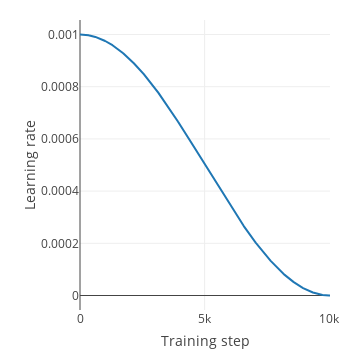

The cell this chart's notebook holds for it:
### Code cell
n_valid = n_all // 5 // 8 * 8
n_train = n_all - n_valid

total_steps = n_train // BATCH_SIZE * EPOCHS
lr_func = fw.train.cosine_lr(init_lr=LEARNING_RATE, total_steps=total_steps)
fw.plt.plot_lr_func(lr_func, total_steps)

### Figure 1 — Plotly figure (JSON) as saved in the notebook; plotly's stock layout.template omitted (floating-point values rounded to 4 significant figures; data arrays with more than 128 entries replaced by an {"elided": "..."} marker saying what was removed)
{"data": [{"y": {"elided": "10032 float values"}, "type": "scatter", "uid": "ec8785d3-8111-48e6-a284-4941c08a499b"}], "layout": {"autosize": false, "yaxis": {"title": {"text": "Learning rate"}}, "height": 350, "width": 350, "xaxis": {"title": {"text": "Training step"}}, "margin": {"r": 20, "b": 40, "l": 80, "t": 20}}}
